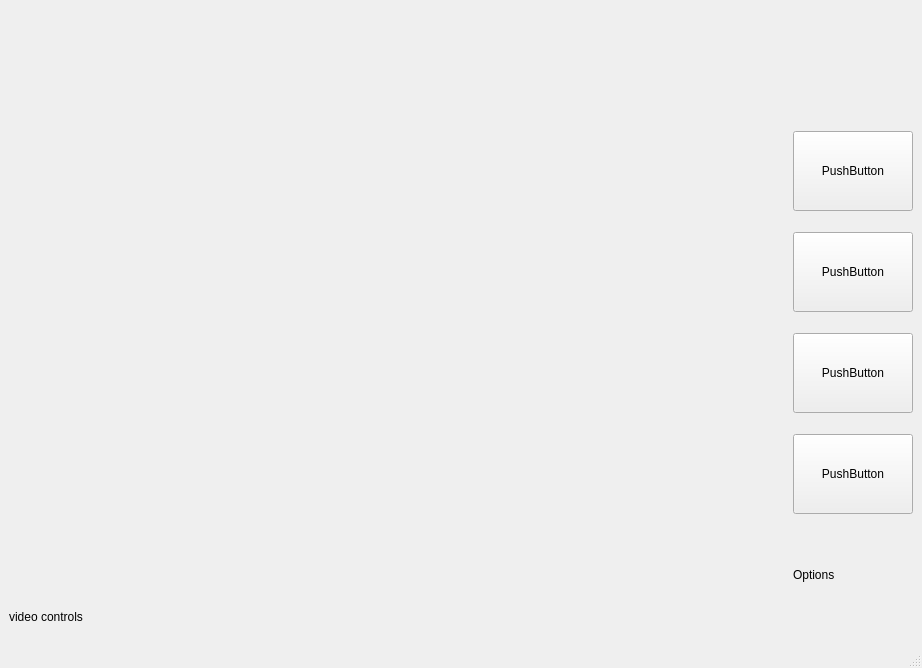
<?xml version="1.0" encoding="UTF-8"?>
<ui version="4.0">
 <class>MainWindow</class>
 <widget class="QMainWindow" name="MainWindow">
  <property name="geometry">
   <rect>
    <x>0</x>
    <y>0</y>
    <width>922</width>
    <height>668</height>
   </rect>
  </property>
  <property name="windowTitle">
   <string>MainWindow</string>
  </property>
  <widget class="QWidget" name="centralwidget">
   <layout class="QHBoxLayout" name="horizontalLayout">
    <item>
     <layout class="QVBoxLayout" name="verticalLayout">
      <item>
       <widget class="QLabel" name="label_2">
        <property name="minimumSize">
         <size>
          <width>768</width>
          <height>432</height>
         </size>
        </property>
        <property name="text">
         <string>&lt;html&gt;&lt;head/&gt;&lt;body&gt;&lt;p&gt;&lt;img src=&quot;:/newpfp.jpg&quot;/&gt;&lt;/p&gt;&lt;/body&gt;&lt;/html&gt;</string>
        </property>
       </widget>
      </item>
      <item>
       <layout class="QHBoxLayout" name="horizontalLayout_2">
        <item>
         <widget class="QLabel" name="label_4">
          <property name="sizePolicy">
           <sizepolicy hsizetype="Fixed" vsizetype="Fixed">
            <horstretch>0</horstretch>
            <verstretch>0</verstretch>
           </sizepolicy>
          </property>
          <property name="minimumSize">
           <size>
            <width>120</width>
            <height>120</height>
           </size>
          </property>
          <property name="text">
           <string>&lt;html&gt;&lt;head/&gt;&lt;body&gt;&lt;p&gt;&lt;img src=&quot;:/newpfp3.jpg&quot;/&gt;&lt;/p&gt;&lt;/body&gt;&lt;/html&gt;</string>
          </property>
         </widget>
        </item>
        <item>
         <spacer name="horizontalSpacer">
          <property name="orientation">
           <enum>Qt::Horizontal</enum>
          </property>
          <property name="sizeType">
           <enum>QSizePolicy::Fixed</enum>
          </property>
          <property name="sizeHint" stdset="0">
           <size>
            <width>10</width>
            <height>10</height>
           </size>
          </property>
         </spacer>
        </item>
        <item>
         <widget class="QLabel" name="label_5">
          <property name="sizePolicy">
           <sizepolicy hsizetype="Fixed" vsizetype="Fixed">
            <horstretch>0</horstretch>
            <verstretch>0</verstretch>
           </sizepolicy>
          </property>
          <property name="minimumSize">
           <size>
            <width>120</width>
            <height>120</height>
           </size>
          </property>
          <property name="text">
           <string>&lt;html&gt;&lt;head/&gt;&lt;body&gt;&lt;p&gt;&lt;img src=&quot;:/newpfp3.jpg&quot;/&gt;&lt;/p&gt;&lt;/body&gt;&lt;/html&gt;</string>
          </property>
         </widget>
        </item>
        <item>
         <spacer name="horizontalSpacer_2">
          <property name="orientation">
           <enum>Qt::Horizontal</enum>
          </property>
          <property name="sizeType">
           <enum>QSizePolicy::Fixed</enum>
          </property>
          <property name="sizeHint" stdset="0">
           <size>
            <width>10</width>
            <height>10</height>
           </size>
          </property>
         </spacer>
        </item>
        <item>
         <widget class="QLabel" name="label_3">
          <property name="sizePolicy">
           <sizepolicy hsizetype="Fixed" vsizetype="Fixed">
            <horstretch>0</horstretch>
            <verstretch>0</verstretch>
           </sizepolicy>
          </property>
          <property name="minimumSize">
           <size>
            <width>80</width>
            <height>80</height>
           </size>
          </property>
          <property name="text">
           <string>&lt;html&gt;&lt;head/&gt;&lt;body&gt;&lt;p&gt;&lt;img src=&quot;:/newpfp3.jpg&quot;/&gt;&lt;/p&gt;&lt;/body&gt;&lt;/html&gt;</string>
          </property>
         </widget>
        </item>
        <item>
         <spacer name="horizontalSpacer_3">
          <property name="orientation">
           <enum>Qt::Horizontal</enum>
          </property>
          <property name="sizeType">
           <enum>QSizePolicy::Fixed</enum>
          </property>
          <property name="sizeHint" stdset="0">
           <size>
            <width>10</width>
            <height>10</height>
           </size>
          </property>
         </spacer>
        </item>
        <item>
         <widget class="QLabel" name="label_6">
          <property name="sizePolicy">
           <sizepolicy hsizetype="Fixed" vsizetype="Fixed">
            <horstretch>0</horstretch>
            <verstretch>0</verstretch>
           </sizepolicy>
          </property>
          <property name="minimumSize">
           <size>
            <width>120</width>
            <height>120</height>
           </size>
          </property>
          <property name="text">
           <string>&lt;html&gt;&lt;head/&gt;&lt;body&gt;&lt;p&gt;&lt;img src=&quot;:/newpfp3.jpg&quot;/&gt;&lt;/p&gt;&lt;/body&gt;&lt;/html&gt;</string>
          </property>
         </widget>
        </item>
       </layout>
      </item>
      <item>
       <widget class="QLabel" name="label_8">
        <property name="sizePolicy">
         <sizepolicy hsizetype="Preferred" vsizetype="Fixed">
          <horstretch>0</horstretch>
          <verstretch>0</verstretch>
         </sizepolicy>
        </property>
        <property name="minimumSize">
         <size>
          <width>0</width>
          <height>40</height>
         </size>
        </property>
        <property name="text">
         <string>video controls</string>
        </property>
       </widget>
      </item>
     </layout>
    </item>
    <item>
     <layout class="QVBoxLayout" name="verticalLayout_2">
      <property name="spacing">
       <number>0</number>
      </property>
      <property name="sizeConstraint">
       <enum>QLayout::SetNoConstraint</enum>
      </property>
      <property name="leftMargin">
       <number>0</number>
      </property>
      <property name="topMargin">
       <number>0</number>
      </property>
      <property name="rightMargin">
       <number>0</number>
      </property>
      <property name="bottomMargin">
       <number>0</number>
      </property>
      <item>
       <widget class="QLabel" name="label">
        <property name="sizePolicy">
         <sizepolicy hsizetype="Fixed" vsizetype="Fixed">
          <horstretch>0</horstretch>
          <verstretch>0</verstretch>
         </sizepolicy>
        </property>
        <property name="minimumSize">
         <size>
          <width>120</width>
          <height>80</height>
         </size>
        </property>
        <property name="text">
         <string>&lt;html&gt;&lt;head/&gt;&lt;body&gt;&lt;p&gt;&lt;img src=&quot;:/newpfp3.jpg&quot;/&gt;&lt;/p&gt;&lt;/body&gt;&lt;/html&gt;</string>
        </property>
       </widget>
      </item>
      <item>
       <widget class="QPushButton" name="pushButton_4">
        <property name="sizePolicy">
         <sizepolicy hsizetype="Fixed" vsizetype="Fixed">
          <horstretch>0</horstretch>
          <verstretch>0</verstretch>
         </sizepolicy>
        </property>
        <property name="minimumSize">
         <size>
          <width>120</width>
          <height>80</height>
         </size>
        </property>
        <property name="text">
         <string>PushButton</string>
        </property>
       </widget>
      </item>
      <item>
       <widget class="QPushButton" name="pushButton_2">
        <property name="sizePolicy">
         <sizepolicy hsizetype="Fixed" vsizetype="Fixed">
          <horstretch>0</horstretch>
          <verstretch>0</verstretch>
         </sizepolicy>
        </property>
        <property name="minimumSize">
         <size>
          <width>120</width>
          <height>80</height>
         </size>
        </property>
        <property name="text">
         <string>PushButton</string>
        </property>
       </widget>
      </item>
      <item>
       <widget class="QPushButton" name="pushButton_5">
        <property name="sizePolicy">
         <sizepolicy hsizetype="Fixed" vsizetype="Fixed">
          <horstretch>0</horstretch>
          <verstretch>0</verstretch>
         </sizepolicy>
        </property>
        <property name="minimumSize">
         <size>
          <width>120</width>
          <height>80</height>
         </size>
        </property>
        <property name="text">
         <string>PushButton</string>
        </property>
       </widget>
      </item>
      <item>
       <widget class="QPushButton" name="pushButton_3">
        <property name="sizePolicy">
         <sizepolicy hsizetype="Fixed" vsizetype="Fixed">
          <horstretch>0</horstretch>
          <verstretch>0</verstretch>
         </sizepolicy>
        </property>
        <property name="minimumSize">
         <size>
          <width>120</width>
          <height>80</height>
         </size>
        </property>
        <property name="text">
         <string>PushButton</string>
        </property>
       </widget>
      </item>
      <item>
       <widget class="QLabel" name="label_7">
        <property name="sizePolicy">
         <sizepolicy hsizetype="Fixed" vsizetype="Fixed">
          <horstretch>0</horstretch>
          <verstretch>0</verstretch>
         </sizepolicy>
        </property>
        <property name="minimumSize">
         <size>
          <width>120</width>
          <height>80</height>
         </size>
        </property>
        <property name="text">
         <string>Options</string>
        </property>
       </widget>
      </item>
     </layout>
    </item>
   </layout>
  </widget>
  <widget class="QMenuBar" name="menubar">
   <property name="geometry">
    <rect>
     <x>0</x>
     <y>0</y>
     <width>922</width>
     <height>20</height>
    </rect>
   </property>
  </widget>
  <widget class="QStatusBar" name="statusbar"/>
 </widget>
 <resources/>
 <connections/>
</ui>
